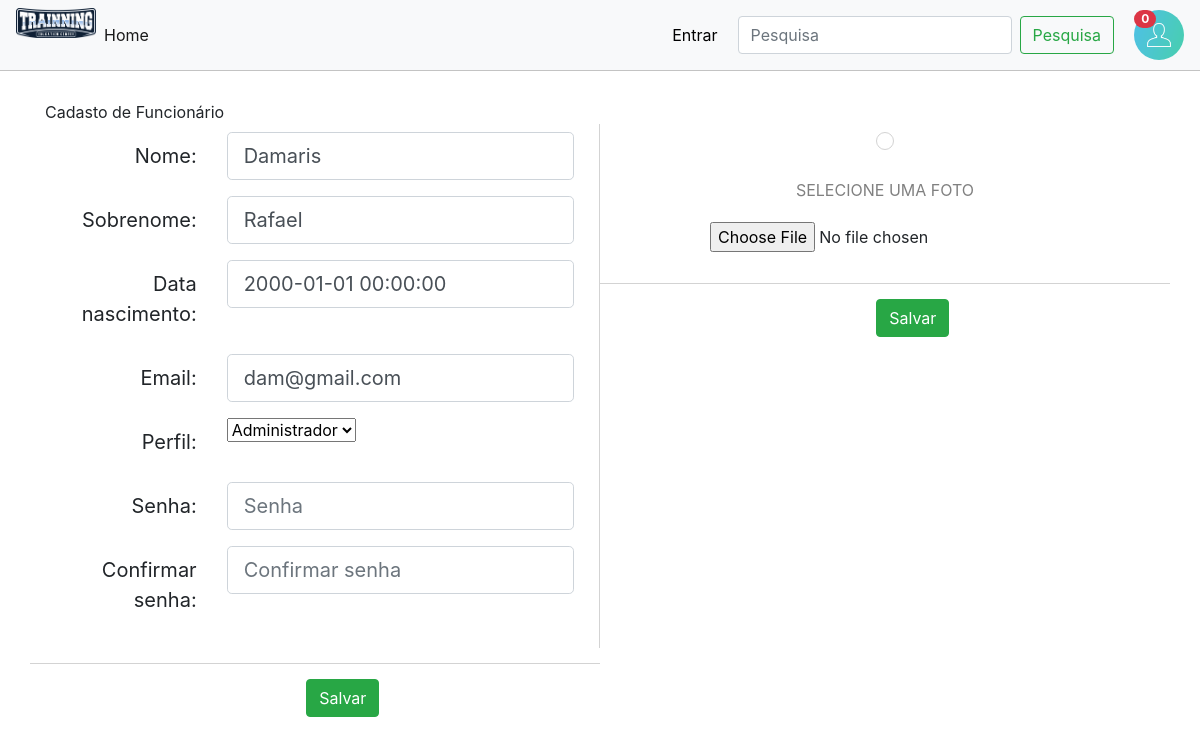
Page /admin/funcionarios/cadastro.php?id=1 on the committed database.
### tables this page shows
CREATE TABLE `funcionario` (
  `id_usuario` int(11) NOT NULL AUTO_INCREMENT,
  `nome` varchar(15) NOT NULL,
  `sobrenome` varchar(100) DEFAULT NULL,
  `email` varchar(100) NOT NULL,
  `senha` varchar(8) NOT NULL,
  `nascimento` datetime NOT NULL,
  `ativo` tinyint(1) DEFAULT NULL,
  `id_perfil` int(11) DEFAULT NULL,
  `foto` varchar(1000) DEFAULT NULL,
  PRIMARY KEY (`id_usuario`),
  KEY `usuarios_fk` (`id_perfil`),
  CONSTRAINT `usuarios_fk` FOREIGN KEY (`id_perfil`) REFERENCES `funcionario_perfil` (`id_usuario_perfil`)
);

### libs/db.php (called while the page is built, shortened)
<?php
    require 'config.php';
    function read($db, $sql)
    {
        try
        {
            $resultado = [];
            $registrosPDO=$db->query($sql,PDO::FETCH_ASSOC);
            foreach($registrosPDO as $registro) {
                array_push($resultado, $registro);
            }
            return $resultado;
        } catch(PDOException $e)
        {
            throw $e;
        }
    }
?>

### libs/config.php (called while the page is built)
<?php
    $config = array(
    'DB_HOST'=>'localhost:3308',
    'DB_USERNAME'=>'root',
    'DB_PASSWORD'=>'',
    'DB_DATABASE'=>'trainning_ecom_oficial',
    'URL_PORTAL' => 'http://localhost/trainning/phpsql/trainning_ecom'
    );
?>

### admin/funcionarios/cadastro.php (the view, shortened to what this page needs)
<?php
    include __DIR__ .'/../../libs/db.php';
    global $config;
    $nome = $sobrenome = $email = $data_nascimento = "";
    $foto = "../../media/user.png";
    $disabled = 'disabled';
    if(!empty($_GET["id"])){
        $id =  $_GET["id"];
        $db = conectar();
        $sql = "SELECT
                    id_usuario,
                    nome,
                    sobrenome,
                    nascimento,
                    email,
                    ativo,
                    foto
                FROM
                    trainning_ecom_oficial.funcionario
                    WHERE id_usuario = $id";
        $funcionarios = read($db, $sql);
        if(isset($funcionarios)){
            $nome = $funcionarios[0]["nome"];
            $sobrenome = $funcionarios[0]["sobrenome"];
            $data_nascimento = $funcionarios[0]["nascimento"];
            $email = $funcionarios[0]["email"];
            $foto = $config["URL_PORTAL"] . "/" . $funcionarios[0]["foto"];
            $disabled = '';
        }
    }
?>
<!doctype html>
<html lang="pt-br">
<head>
    <link href="../../css/main.css" rel="stylesheet">
    <link href="../../css/cadastro.css" rel="stylesheet">
</head>
<body class="">
    <?php include __DIR__ . "/../../libs/topo.php"; ?>
    <div id="container" class="container">
        <div class="row">
            <div class="col-12">
                Cadasto de Funcionário
            </div>
        </div>
            <div class="row">
                <div class="col-6">
                    <form method="post" action="create.php" enctype="multipart/form-data">
                        <div class="row">
                            <div class="col-12 form-fields">
                                <div class="form-group row">
                                    <label for="nome" class="col-sm-4 col-form-label col-form-label-lg text-right">Nome:</label>
                                    <div class="col-sm-8">
                                    <input type="text" class="form-control form-control-lg" id="nome" name="nome" placeholder="Digite o nome" value="<?php echo $nome; ?>" required>
                                    </div>
                                </div>
                                <div class="form-group row">
                                    <label for="sobrenome" class="col-sm-4 col-form-label col-form-label-lg text-right">Sobrenome:</label>
                                    <div class="col-sm-8">
                                    <input type="text" class="form-control form-control-lg" id="sobrenome" name="sobrenome" placeholder="Sobrenome" " value="<?php echo $sobrenome; ?>" required>
                                    </div>
                                </div>
                                <div class="form-group row">
                                    <label for="data_nascimento" class="col-sm-4 col-form-label col-form-label-lg text-right">Data nascimento:</label>
                                    <div class="col-sm-8">
                                    <input type="text" class="form-control form-control-lg" id="data_nascimento" name="data_nascimento" placeholder="Digite a data de nascimento" maxlength="15" value="<?php echo $data_nascimento; ?>" required>
                                    </div>
                                </div>
                                <div class="form-group row">
                                    <label for="email" class="col-sm-4 col-form-label col-form-label-lg text-right">Email:</label>
                                    <div class="col-sm-8">
                                    <input type="email" class="form-control form-control-lg" id="email" name="email" placeholder="Email" value="<?php echo $email; ?>" required>
                                    </div>
                                </div>
                                <div class="form-group row">
                                    <label for="perfil" class="col-sm-4 col-form-label col-form-label-lg text-right">Perfil:</label>
                                    <div class="col-sm-8">
                                        <select name="perfil" id="perfil">
                                            <option value="1">Administrador</option>
                                        </select>
                                    </div>
                                </div>
                                <div class="form-group row">
                                    <label for="senha" class="col-sm-4 col-form-label col-form-label-lg text-right">Senha:</label>
                                    <div class="col-sm-8">
                                    <input type="password" class="form-control form-control-lg" id="senha" name="senha" placeholder="Senha" required>
                                    </div>
                                </div>
                                <div class="form-group row">
                                    <label for="confirmarSenha" class="col-4 col-form-label col-form-label-lg text-right">Confirmar senha:</label>
                                    <div class="col-sm-8">
                                    <input type="password" class="form-control form-control-lg" id="confirmarSenha" name="confirmarSenha" placeholder="Confirmar senha" required>
                                    </div>
                                </div>
                            </div>
                        </div>
                        <div class="row justify-content-md-center form-buttons" >
                            <div class="col-1">
                                <input type="submit" class="btn btn-success" value="Salvar" />
                            </div>
                        </div>
                    </form>
                </div>
                <div class="col-6 text-center">
                    <form method="post" action="create-foto.php" enctype="multipart/form-data">
                        <div class="row">
                            <div class="col-12">
                                <img class="img-user" src="<?php echo $foto; ?>" alt="">
                            </div>
                        </div>
                        <div class="row justify-content-md-center">
                            <div class="col-8">
                                <span class="span-foto">Selecione uma foto</span>
                                <div class="form-group">
                                    <input type="file" class="form-control-file" id="foto" name="foto" <?php echo $disabled; ?>>
                                </div>
                            </div>
                        </div>
                        <div class="row justify-content-md-center form-buttons" >
                            <div class="col-1">
                                <input type="submit" class="btn btn-success" value="Salvar" <?php echo $disabled; ?> />
                            </div>
                        </div>
                    </form>
                </div>
            </div>
    </div>
</body>
</html>

### css/main.css (style rules this page uses)
#container { border: none; padding-top: 100px !important; padding-bottom: 70px !important; }

### css/cadastro.css (style rules this page uses)
.img-user { padding: 8px; margin: 8px; max-width: 250px; border: 1px solid lightgray; border-radius: 50%; }
.span-foto { color: gray; display: inline-block; margin: 20px; text-transform: uppercase; }
.form-fields { padding: 8px 25px 8px 8px ; border-right: 1px solid lightgray; }
.form-buttons { padding-top: 15px; margin-top: 15px; border-top: 1px solid lightgray; }

### rows in the picture
funcionario: nome "Damaris", sobrenome "Rafael", data_nascimento "2000-01-01 00:00:00", email "dam@gmail.com"
